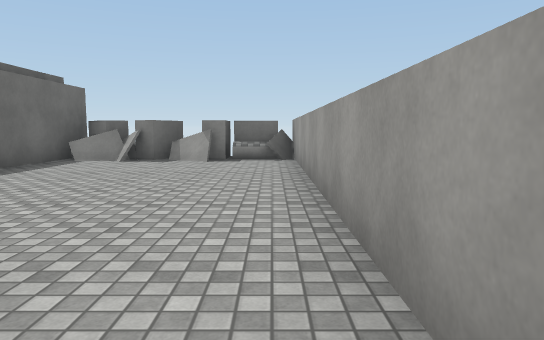
[1] (above)

16 first-person views from a walk through a 3-D level made in the Unity game engine. The camera is 1.3 m above the floor, tilts 6° down and sees 70° across. The floor is counted in squares, 2 m on a side. Each view is taken from the middle of a square. On the plan, view 1 faces up. The plan holds only what a view shows up to about 11 squares ahead; the rest is blank. The place goes on beyond the plan. Surface patterns are stand-ins for the level's own textures.

[2]
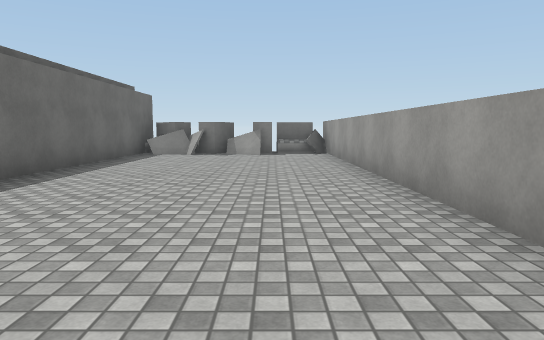

[3]
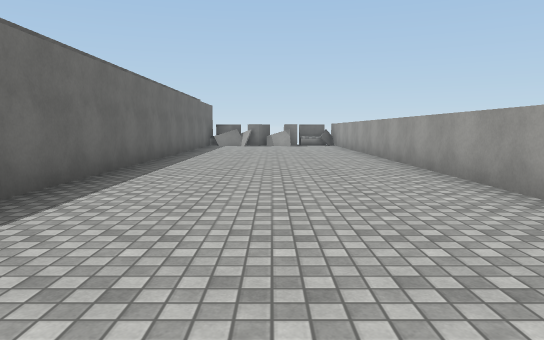

[4]
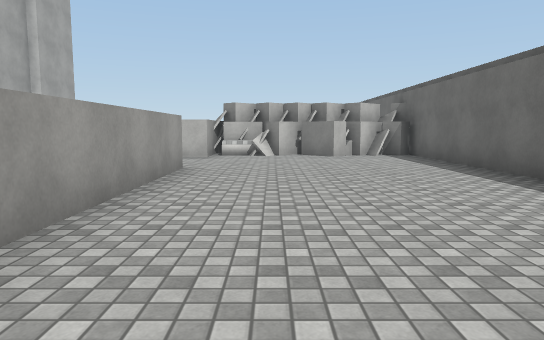

[5]
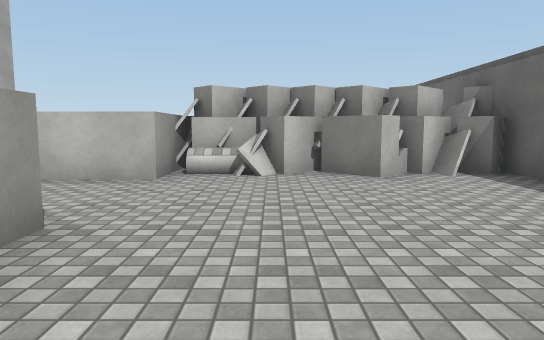

[6]
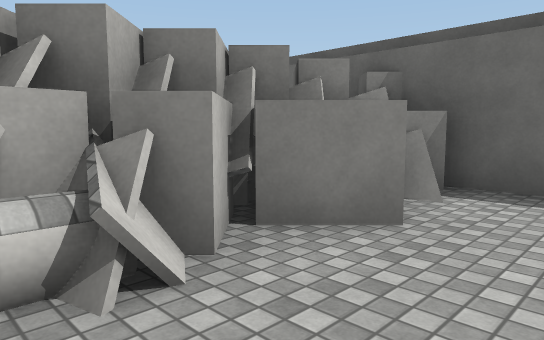

[7]
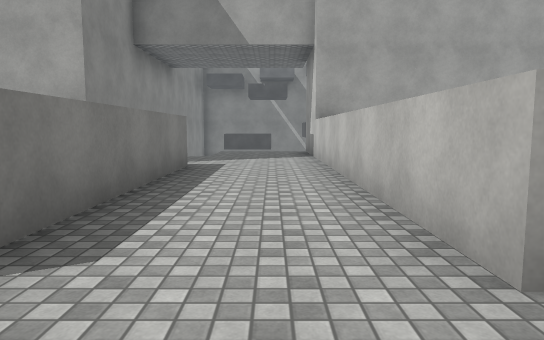

[8]
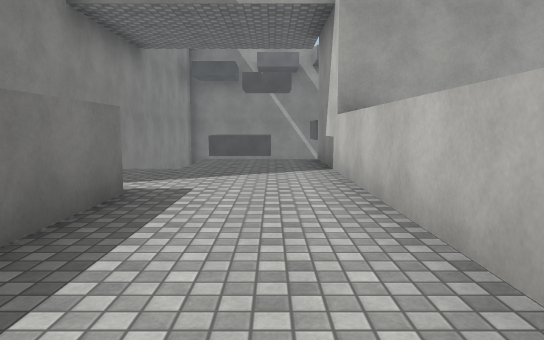

[9]
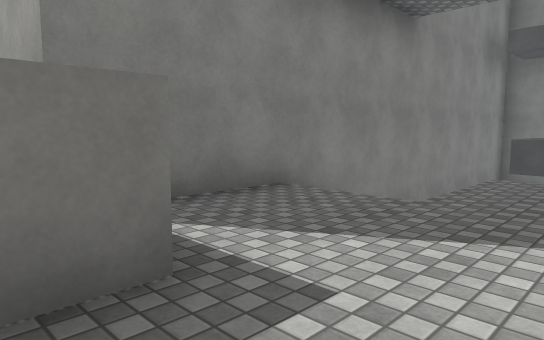

[10]
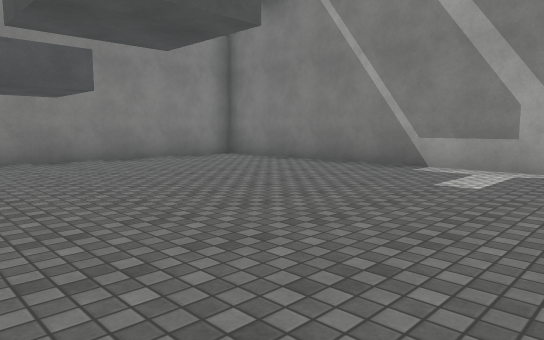

[11]
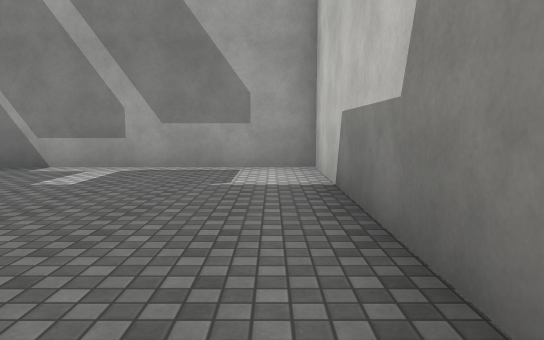

[12]
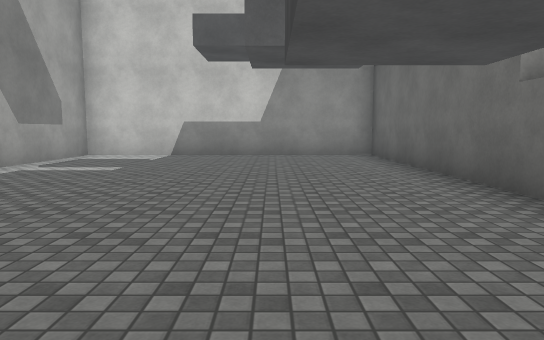

[13]
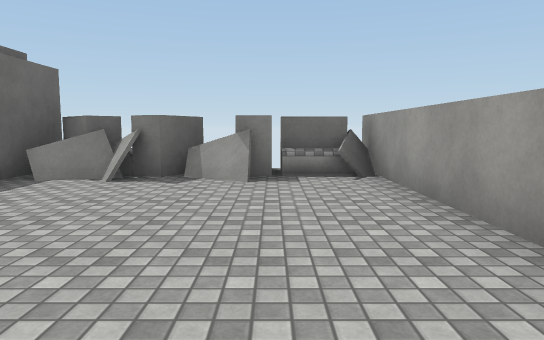

[14]
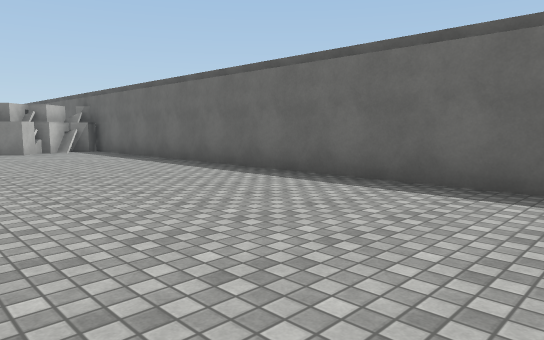

[15]
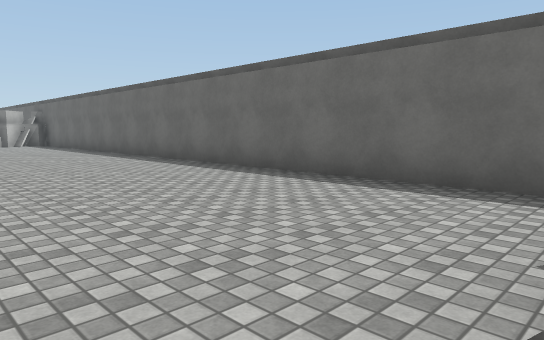

[16]
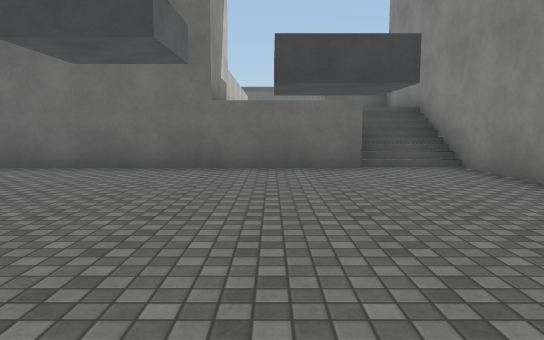

### Floor plan
Key: @ floor where view 1 was taken; # wall or solid block; . main floor; - floor 2.25 m lower than the main floor; / step, stairs or slope; O other object.
Columns run from 5 left of view 1 to 18 right of it. Each row starts with its distance up from view 1.
 10 #     #
  9 #OOOOO#
  8 #OOO..#
  7 #.....#
  6 #.....#
  5 #.....#
  4 #.....#
  3 #.....#
  2 #.....#
  1 #.....#
  0 #....@#
 -1 #.....#
 -2 #.....#
 -3 #.....#    #############
 -4 #.....#    #..//-------#
 -5 #.....######..//-------#
 -6 #...............-------#
 -7 #...............-------#
 -8 #.....##########-------#
 -9 #OOOOO#        #-------#
-10 O OOOO#        #-------#
-11   OO           #-------#
-12                #-------#
-13                #-------#
-14                #########

Where each view was taken, in squares from view 1:
view 1: 0 up, 0 right, facing up
view 2: 2 down, 1 left, facing up
view 3: 7 down, 2 left, facing up
view 4: 1 up, 1 left, facing down
view 5: 3 down, 1 left, facing down
view 6: 7 down, 0 right, facing down-left
view 7: 7 down, 1 left, facing right
view 8: 7 down, 2 right, facing right
view 9: 7 down, 5 right, facing up-right
view 10: 12 down, 11 right, facing up-right
view 11: 13 down, 11 right, facing right
view 12: 4 down, 13 right, facing down
view 13: 3 up, 1 left, facing up
view 14: 3 up, 0 right, facing down-left
view 15: 8 up, 0 right, facing down-left
view 16: 7 down, 17 right, facing left
